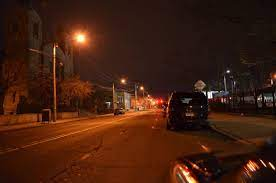
#> input picture ml/data/uploads/07c5d36d-images-7.jpeg, 276 x 183 px; its folder holds only this picture in this run
$ python feature_extraction.py   (older library calls are emulated)
#> lines starting #> are read from the running program, lines starting #| are printed output that depends on the picture
"""
Image Feature Extraction Module

This module extracts various image quality metrics including:
- Laplacian Variance
- Signal-to-Noise Ratio (SNR)
- Mean Brightness
- RMS Contrast
- Entropy
- Edge Density
- Colorfulness Index
"""

import cv2
import numpy as np
import pandas as pd
from pathlib import Path
from skimage.color import rgb2gray
from skimage.filters import gaussian, sobel
from skimage.feature import canny
from skimage.measure import shannon_entropy
from math import sqrt
import os


def calculate_laplacian_variance(image):
    """Calculates the Laplacian Variance of an image."""
    gray = rgb2gray(image)
    laplacian = cv2.Laplacian(np.uint8(gray * 255), cv2.CV_64F)
    return laplacian.var()


def calculate_snr(image):
    """Calculates the Signal-to-Noise Ratio of an image."""
    gray = rgb2gray(image)
    # Assuming noise is the difference from a smoothed image
    smoothed = gaussian(gray, sigma=1)
    noise = gray - smoothed
    signal_power = np.mean(gray**2)
    noise_power = np.mean(noise**2)
    # Avoid division by zero
    if noise_power == 0:
        return float('inf')
    return 10 * np.log10(signal_power / noise_power)


def calculate_mean_brightness(image):
    """Calculates the mean brightness of an image."""
    gray = rgb2gray(image)
    return np.mean(gray)


def calculate_rms_contrast(image):
    """Calculates the RMS contrast of an image."""
    gray = rgb2gray(image)
    mean = np.mean(gray)
    rms = sqrt(np.mean((gray - mean)**2))
    return rms


def calculate_entropy(image):
    """Calculates the entropy of an image."""
    gray = rgb2gray(image)
    return shannon_entropy(gray)


def calculate_edge_density(image):
    """Calculates the edge density of an image using Canny edge detection."""
    gray = rgb2gray(image)
    edges = canny(gray)
    # Proportion of edge pixels
    return np.sum(edges) / edges.size


def calculate_colorfulness_index(image):
    """Calculates the colorfulness index of a color image."""
    # Based on Hasler and Susstrunk method
    # Convert to Lab color space
    lab = cv2.cvtColor(image, cv2.COLOR_RGB2LAB)
    a = lab[:,:,1]
    b = lab[:,:,2]

    # Compute the standard deviations of a and b channels
    std_a = np.std(a)
    std_b = np.std(b)

    # Compute the mean of the square roots of a and b channel means
    mean_a = np.mean(a)
    mean_b = np.mean(b)
    mean_ab = sqrt(mean_a**2 + mean_b**2)

    # Calculate colorfulness
    colorfulness = sqrt(std_a**2 + std_b**2) + 0.3 * mean_ab
    return colorfulness


def extract_features(images_folder: str) -> pd.DataFrame:
    """
    Extract features from all images in the specified folder.

    Args:
        images_folder: Path to folder containing images

    Returns:
        DataFrame with extracted features for each image
    """
#> called with images_folder = 'data/uploads'
    images_folder = Path(images_folder)
    image_files = []

    # Get all image files from the folder
    for ext in ['*.jpg', '*.jpeg', '*.png', '*.bmp', '*.tiff']:
        image_files.extend(images_folder.glob(ext))
        image_files.extend(images_folder.glob(ext.upper()))

    image_metrics_list = []

    for image_path in image_files:
        try:
            image = cv2.imread(str(image_path))
#> image is the input picture: shape (183, 276, 3); mean B, G, R 15.8, 31.1, 66.5
            if image is not None:
                # Convert BGR to RGB for consistency
                image = cv2.cvtColor(image, cv2.COLOR_BGR2RGB)

                # Calculate metrics
                laplacian_var = calculate_laplacian_variance(image)
#> in calculate_laplacian_variance, `gray = rgb2gray(image)`:
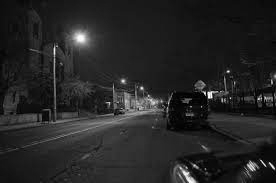
#> gray: shape (183, 276) float64; min 0, max 0.998, mean 0.147
#> in calculate_laplacian_variance, `laplacian = cv2.Laplacian(np.uint8(gray * 255), cv2.CV_64F)`:
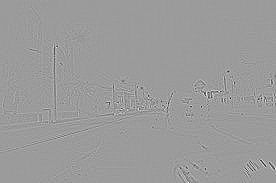
#> laplacian: shape (183, 276) float64; min -577, max 371, mean 0; drawn with min black and max white
#> laplacian_var = 927.8
                snr = calculate_snr(image)
#> in calculate_snr, `smoothed = gaussian(gray, sigma=1)`:
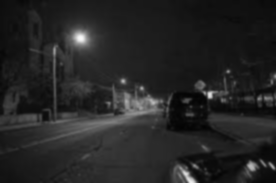
#> smoothed: shape (183, 276) float64; min 0.0148, max 0.972, mean 0.147
#> in calculate_snr, `noise = gray - smoothed`:
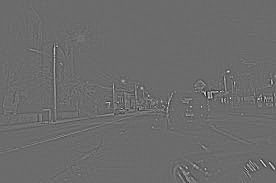
#> noise: shape (183, 276) float64; min -0.395, max 0.539, mean -5.71e-07; drawn with min black and max white
#> in calculate_snr, `signal_power = np.mean(gray**2)`: signal_power = 0.0328
#> in calculate_snr, `noise_power = np.mean(noise**2)`: noise_power = 0.000972
#> snr = 15.29
                brightness = calculate_mean_brightness(image)
#> brightness = 0.147
                contrast = calculate_rms_contrast(image)
#> in calculate_rms_contrast, `rms = sqrt(np.mean((gray - mean)**2))`: rms = 0.106
#> contrast = 0.106
                entropy_val = calculate_entropy(image)
#> entropy_val = 12.3
                edge_density_val = calculate_edge_density(image)
#> in calculate_edge_density, `edges = canny(gray)`:
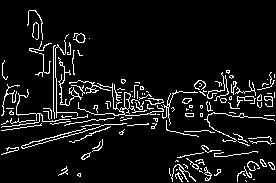
#> edges: shape (183, 276) bool; 7.7% white in thin lines or dots
#> edge_density_val = 0.0771
                colorfulness = calculate_colorfulness_index(image)
#> in calculate_colorfulness_index, `lab = cv2.cvtColor(image, cv2.COLOR_RGB2LAB)`: lab: shape (183, 276, 3); mean of channels 0, 1, 2 41.8, 143, 143.9
#> in calculate_colorfulness_index, `a = lab[:,:,1]`:
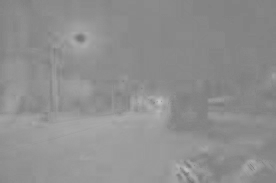
#> a: shape (183, 276); min 114, max 196, mean 143
#> in calculate_colorfulness_index, `std_a = np.std(a)`: std_a = 9.57
#> in calculate_colorfulness_index, `std_b = np.std(b)`: std_b = 12.61
#> in calculate_colorfulness_index, `mean_a = np.mean(a)`: mean_a = 143
#> in calculate_colorfulness_index, `mean_b = np.mean(b)`: mean_b = 143.9
#> in calculate_colorfulness_index, `mean_ab = sqrt(mean_a**2 + mean_b**2)`: mean_ab = 202.9
#> in calculate_colorfulness_index, `colorfulness = sqrt(std_a**2 + std_b**2) + 0.3 * mean_ab`: colorfulness = 76.69
#> colorfulness = 76.69

                # Store results
                metrics_dict = {
                    'image_name': image_path.name,
                    'laplacian_variance': laplacian_var,
                    'snr': snr,
                    'mean_brightness': brightness,
                    'rms_contrast': contrast,
                    'entropy': entropy_val,
                    'edge_density': edge_density_val,
                    'colorfulness_index': colorfulness
                }
#> metrics_dict = {'image_name': '07c5d36d-images-7.jpeg', 'laplacian_variance': 927.8, 'snr': 15.29, 'mean_brightness': 0.147, 'rms_contrast': 0.106, 'entropy': 12.3, 'edge_density': 0.0771, 'colorfulness_index': 76.69}
                image_metrics_list.append(metrics_dict)
            else:
                print(f"Warning: Could not load image at {image_path}")
        except Exception as e:
            print(f"Error processing image {image_path}: {e}")

    # Create DataFrame from results
    metrics_df = pd.DataFrame(image_metrics_list)
#> metrics_df = table of 1 rows and 8 columns

    # Add S.No column as index
    if not metrics_df.empty:
        metrics_df.insert(0, 'S.No', metrics_df.index)

    return metrics_df


def save_features_to_csv(features_df: pd.DataFrame, output_path: str) -> None:
    """
    Save extracted features to CSV file.

    Args:
        features_df: DataFrame with extracted features
        output_path: Path to save the CSV file
    """
    features_df.to_csv(output_path, index=False)
    print(f"Features saved to {output_path}")


if __name__ == "__main__":
    # Example usage
    images_folder = "data/uploads"
    features_df = extract_features(images_folder)
#> features_df = table of 1 rows and 9 columns
    print(f"Extracted features for {len(features_df)} images")
#| Extracted features for 1 images
    print(features_df.head())
#> (printed output is left out)
